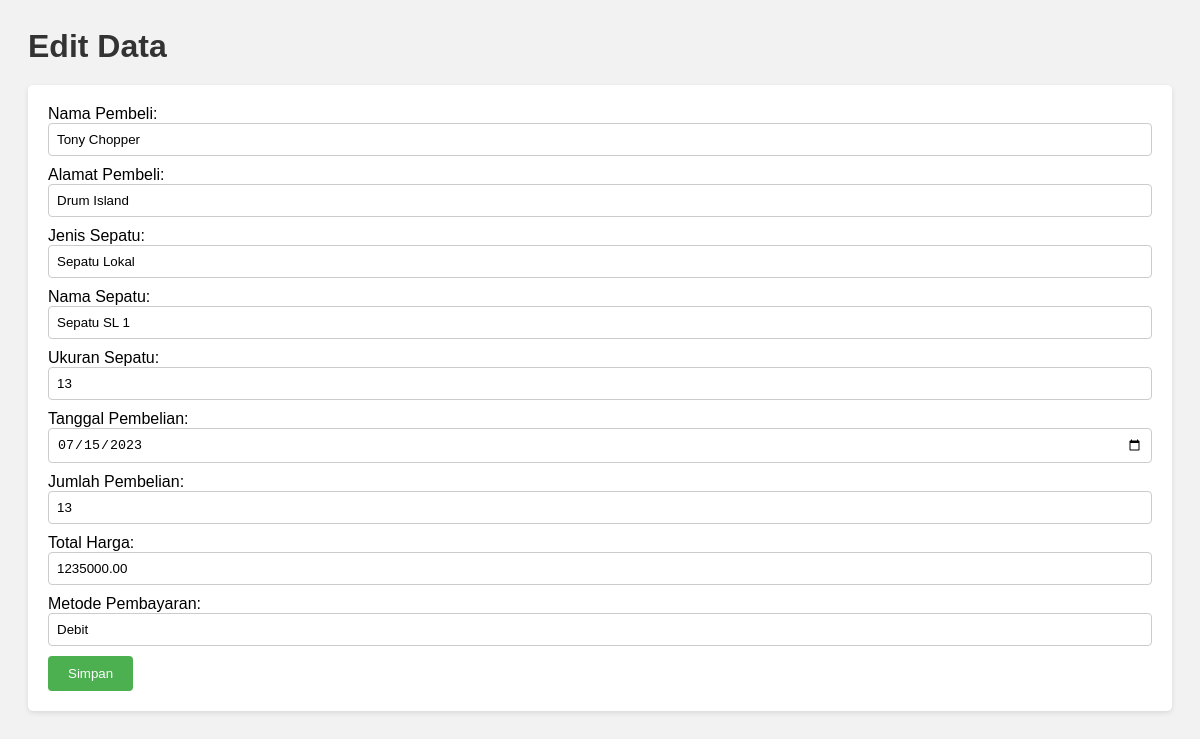
The page /edit.php?id=121 on the database its author committed.
### tables this page shows
CREATE TABLE `orders` (
  `id` int(11) NOT NULL,
  `nama_pembeli` varchar(255) DEFAULT NULL,
  `alamat_pembeli` varchar(255) DEFAULT NULL,
  `jenis_sepatu` varchar(50) DEFAULT NULL,
  `nama_sepatu` varchar(50) DEFAULT NULL,
  `ukuran_sepatu` varchar(10) DEFAULT NULL,
  `tanggal_pembelian` date DEFAULT NULL,
  `jumlah_pembelian` int(11) DEFAULT NULL,
  `lokasi_pengiriman` varchar(255) DEFAULT NULL,
  `total_harga` decimal(10,2) DEFAULT NULL,
  `metode_pembayaran` varchar(50) DEFAULT NULL
);

### edit.php (the view, shortened to what this page needs)
<?php
$servername = "localhost";
$username = "root";
$password = "";
$dbname = "toko_sepatu_dandeli";
$conn = mysqli_connect($servername, $username, $password, $dbname);
if (isset($_GET['id'])) {
    $id = $_GET['id'];
    $sql = "SELECT * FROM orders WHERE id='$id'";
    $result = mysqli_query($conn, $sql);
    if (mysqli_num_rows($result) > 0) {
        $row = mysqli_fetch_assoc($result);
        echo "<h1>Edit Data</h1>";
        echo "<form method='POST' action='update.php?id=$id'>";
        echo "Nama Pembeli: <input type='text' name='nama_pembeli' value='" . $row['nama_pembeli'] . "'><br>";
        echo "Alamat Pembeli: <input type='text' name='alamat_pembeli' value='" . $row['alamat_pembeli'] . "'><br>";
        echo "Jenis Sepatu: <input type='text' name='jenis_sepatu' value='" . $row['jenis_sepatu'] . "'><br>";
        echo "Nama Sepatu: <input type='text' name='nama_sepatu' value='" . $row['nama_sepatu'] . "'><br>";
        echo "Ukuran Sepatu: <input type='text' name='ukuran_sepatu' value='" . $row['ukuran_sepatu'] . "'><br>";
        echo "Tanggal Pembelian: <input type='date' name='tanggal_pembelian' value='" . $row['tanggal_pembelian'] . "'><br>";
        echo "Jumlah Pembelian: <input type='number' name='jumlah_pembelian' value='" . $row['jumlah_pembelian'] . "'><br>";
        echo "Total Harga: <input type='number' name='total_harga' value='" . $row['total_harga'] . "'><br>";
        echo "Metode Pembayaran: <input type='text' name='metode_pembayaran' value='" . $row['metode_pembayaran'] . "'><br>";
        echo "<input type='submit' value='Simpan'>";
        echo "</form>";
    } else {
        echo "Data tidak ditemukan.";
    }
}
?>
<!DOCTYPE html>
<html>
<head>
</head>
<body>
</body>
</html>

### edit.php (style rules this page uses)
body { font-family: Arial, sans-serif; background-color: #f2f2f2; padding: 20px; }
h1 { color: #333; margin-bottom: 20px; }
form { background-color: #fff; padding: 20px; border-radius: 5px; box-shadow: 0 2px 5px rgba(0, 0, 0, 0.1); }
form input[type="text"], form input[type="number"], form input[type="date"] { width: 100%; padding: 8px; margin-bottom: 10px; border: 1px solid #ccc; border-radius: 4px; }
form input[type="submit"] { background-color: #4caf50; color: #fff; padding: 10px 20px; border: none; border-radius: 4px; cursor: pointer; }

### rows shown on the page
orders: nama_pembeli "Tony Chopper", alamat_pembeli "Drum Island", jenis_sepatu "Sepatu Lokal", nama_sepatu "Sepatu SL 1", ukuran_sepatu "13", tanggal_pembelian "07/15/2023", jumlah_pembelian "13", total_harga "1235000.00", metode_pembayaran "Debit"
